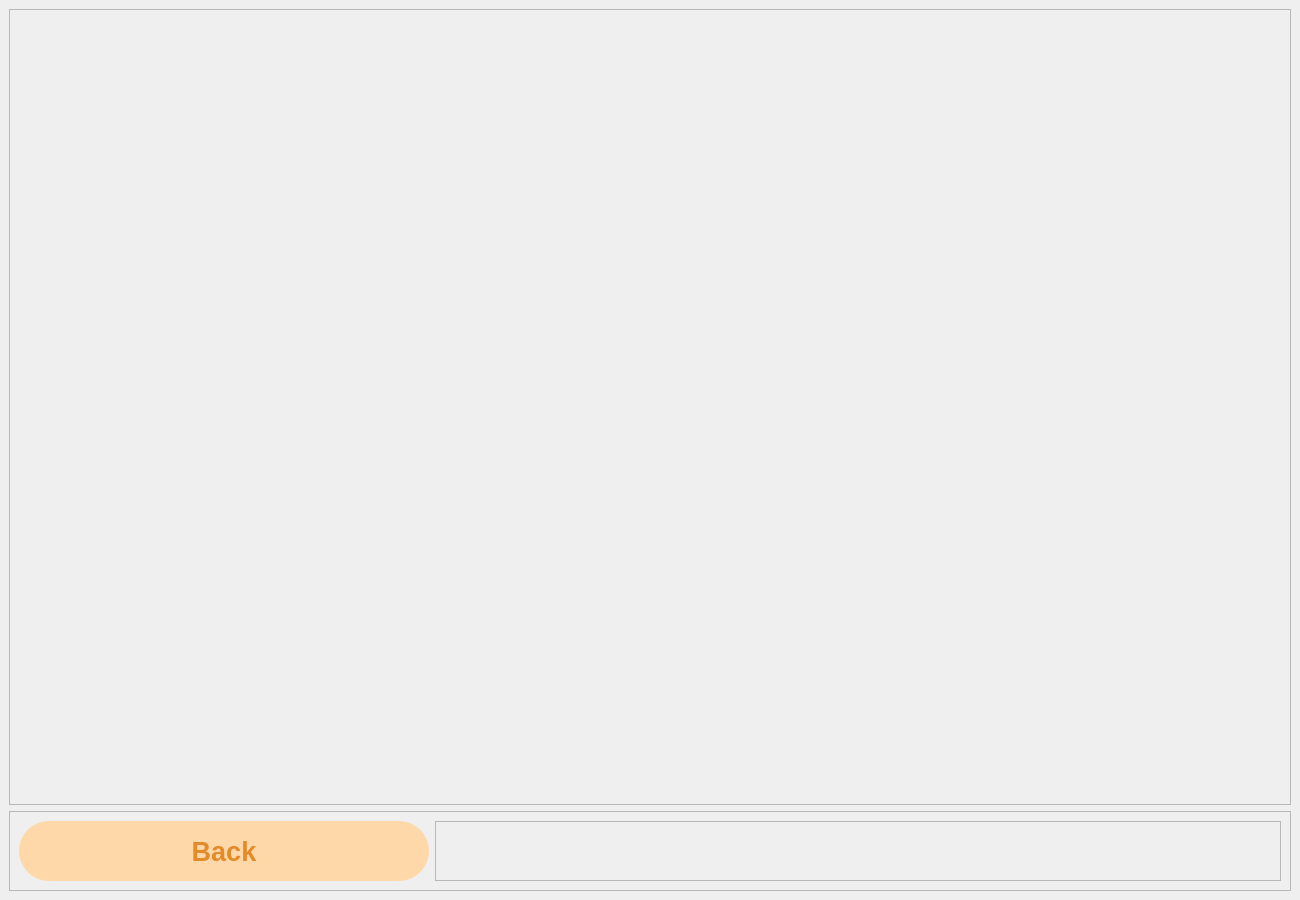
<?xml version="1.0" encoding="UTF-8"?>
<ui version="4.0">
 <class>Profile</class>
 <widget class="QMainWindow" name="Profile">
  <property name="geometry">
   <rect>
    <x>0</x>
    <y>0</y>
    <width>1300</width>
    <height>900</height>
   </rect>
  </property>
  <property name="windowTitle">
   <string>MainWindow</string>
  </property>
  <property name="styleSheet">
   <string notr="true"/>
  </property>
  <widget class="QWidget" name="centralwidget">
   <layout class="QGridLayout" name="gridLayout">
    <item row="0" column="0">
     <widget class="QFrame" name="frame_4">
      <property name="frameShape">
       <enum>QFrame::Shape::StyledPanel</enum>
      </property>
      <property name="frameShadow">
       <enum>QFrame::Shadow::Raised</enum>
      </property>
      <layout class="QGridLayout" name="gridLayout_5"/>
     </widget>
    </item>
    <item row="1" column="0">
     <widget class="QFrame" name="frame_5">
      <property name="maximumSize">
       <size>
        <width>16777215</width>
        <height>80</height>
       </size>
      </property>
      <property name="styleSheet">
       <string notr="true">QPushButton{
	border: 1px solid #FFD8A9;
    height: 20px;
    background-color: #FFD8A9;
border-radius: 30px;
color:#E38B29;
}

QPushButton:hover{
    background-color: #9c6644;
border: 1px solid #9c6644;
	color:#FFD8A9;
transition: all 0.3s ease-in-out;
}</string>
      </property>
      <property name="frameShape">
       <enum>QFrame::Shape::StyledPanel</enum>
      </property>
      <property name="frameShadow">
       <enum>QFrame::Shadow::Raised</enum>
      </property>
      <layout class="QGridLayout" name="gridLayout_6">
       <property name="rightMargin">
        <number>9</number>
       </property>
       <item row="0" column="0">
        <widget class="QPushButton" name="back">
         <property name="maximumSize">
          <size>
           <width>410</width>
           <height>75</height>
          </size>
         </property>
         <property name="font">
          <font>
           <pointsize>20</pointsize>
           <bold>true</bold>
          </font>
         </property>
         <property name="cursor">
          <cursorShape>PointingHandCursor</cursorShape>
         </property>
         <property name="text">
          <string>Back</string>
         </property>
        </widget>
       </item>
       <item row="0" column="1">
        <widget class="QFrame" name="frame_6">
         <property name="frameShape">
          <enum>QFrame::Shape::StyledPanel</enum>
         </property>
         <property name="frameShadow">
          <enum>QFrame::Shadow::Raised</enum>
         </property>
        </widget>
       </item>
      </layout>
     </widget>
    </item>
   </layout>
  </widget>
 </widget>
 <resources/>
 <connections/>
</ui>
